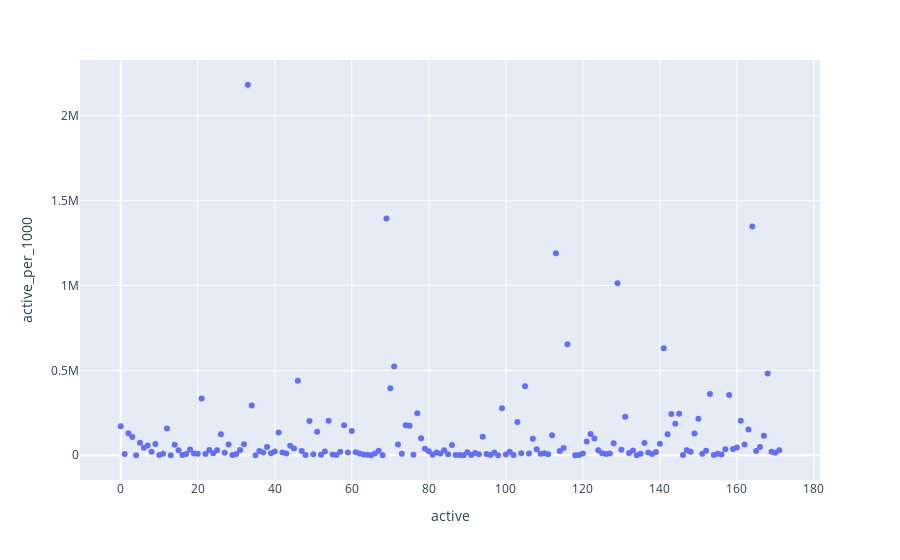

The notebook cell this image was saved under:
### Code cell
px.scatter(df, 'active', 'active_per_1000',
hover_name='country')

### Figure 1 — Plotly figure (JSON) as saved in the notebook; plotly's stock layout.template omitted (floating-point values rounded to 4 significant figures; data arrays with more than 128 entries replaced by an {"elided": "..."} marker saying what was removed)
{"data": [{"hovertemplate": "<b>%{hovertext}</b><br><br>active=%{x}<br>active_per_1000=%{y}<extra></extra>", "hovertext": {"elided": "172 int values"}, "legendgroup": "", "marker": {"color": "#636efa", "symbol": "circle"}, "mode": "markers", "name": "", "showlegend": false, "type": "scatter", "x": {"elided": "172 int values"}, "xaxis": "x", "y": {"elided": "172 str values"}, "yaxis": "y"}], "layout": {"legend": {"tracegroupgap": 0}, "margin": {"t": 60}, "xaxis": {"anchor": "y", "domain": [0, 1], "title": {"text": "active"}}, "yaxis": {"anchor": "x", "domain": [0, 1], "title": {"text": "active_per_1000"}}}}
